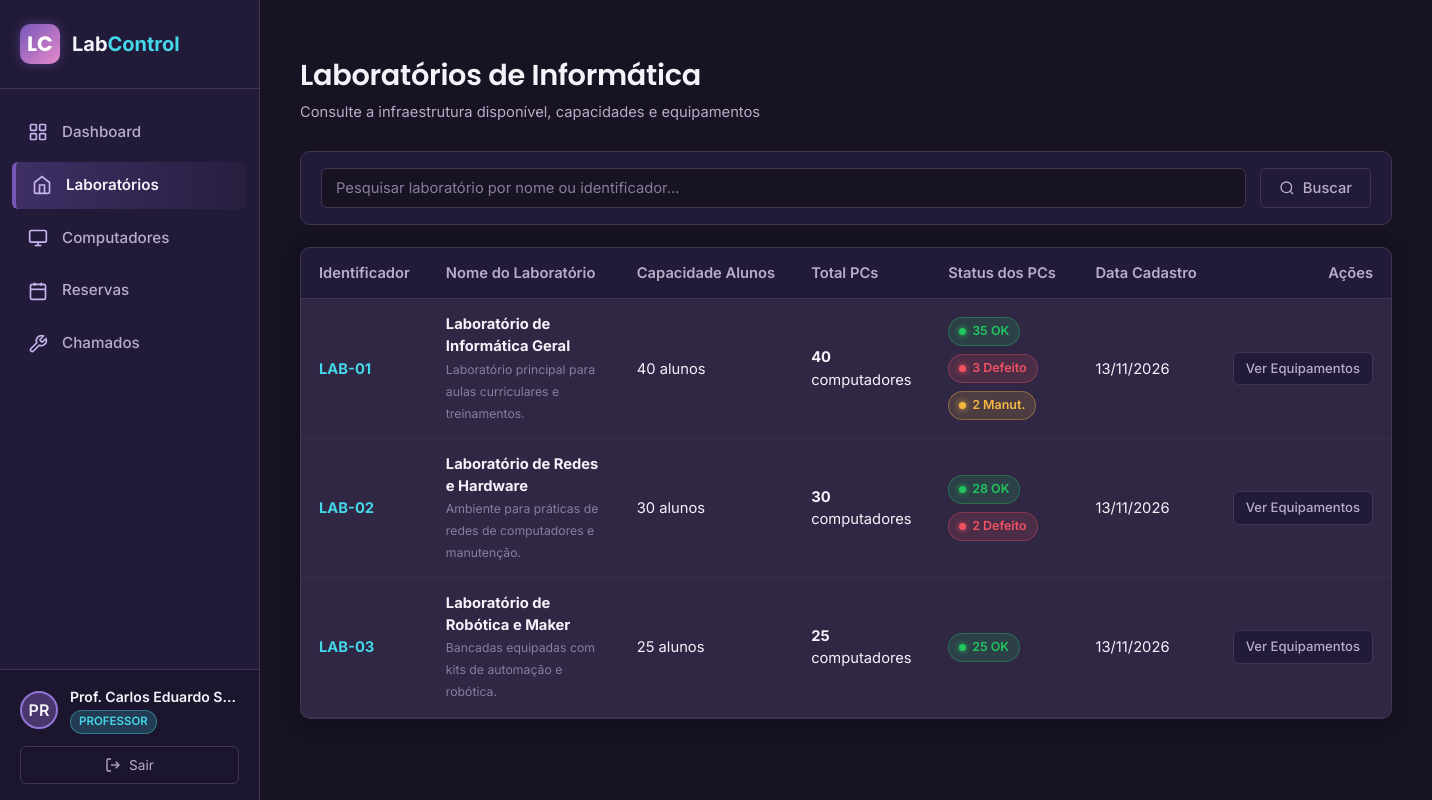
Screenshot of /laboratorios/ (signed in) with the database file from the repository.
### backend/models/usuario.py (models this page shows, shortened)
class Usuario(UserMixin, db.Model):
    __tablename__ = "usuarios"
    id = db.Column(db.Integer, primary_key=True)
    nome = db.Column(db.String(100), nullable=False)
    email = db.Column(db.String(120), unique=True, nullable=False, index=True)
    username = db.Column(db.String(50), unique=True, nullable=False, index=True)
    senha_hash = db.Column(db.String(255), nullable=False)
    perfil = db.Column(db.String(20), nullable=False)  # Administrador, Professor, TI
    ativo = db.Column(db.Boolean, default=True, nullable=False)
    criado_em = db.Column(db.DateTime, default=utc_now, nullable=False)
    reservas = db.relationship("Reserva", back_populates="professor", foreign_keys="Reserva.professor_id")
    chamados_abertos = db.relationship("Chamado", back_populates="usuario", foreign_keys="Chamado.usuario_id")
    chamados_atendidos = db.relationship("Chamado", back_populates="responsavel", foreign_keys="Chamado.responsavel_id")
    @property
    def is_admin(self) -> bool:
        return self.perfil == "Administrador"

### backend/models/laboratorio.py (models this page shows, shortened)
class Laboratorio(db.Model):
    __tablename__ = "laboratorios"
    id = db.Column(db.Integer, primary_key=True)
    identificador = db.Column(db.String(50), unique=True, nullable=False, index=True)
    nome = db.Column(db.String(100), nullable=False)
    capacidade_maxima = db.Column(db.Integer, nullable=False)
    descricao = db.Column(db.Text, nullable=True)
    criado_em = db.Column(db.DateTime, default=utc_now, nullable=False)
    computadores = db.relationship("Computador", back_populates="laboratorio", lazy="dynamic")
    reservas = db.relationship("Reserva", back_populates="laboratorio", lazy="dynamic")
    chamados = db.relationship("Chamado", back_populates="laboratorio", lazy="dynamic")
    @property
    def total_computadores(self) -> int:
        return self.computadores.count()
    @property
    def computadores_funcionando(self) -> int:
        return self.computadores.filter_by(estado="Funcionando").count()
    @property
    def computadores_defeito(self) -> int:
        return self.computadores.filter_by(estado="Com defeito").count()
    @property
    def computadores_manutencao(self) -> int:
        return self.computadores.filter_by(estado="Em manutenção").count()

### backend/routes/laboratorio_routes.py (the view)
@lab_bp.route("/")
@login_required
def index():
    q = request.args.get("q", "").strip()
    query = Laboratorio.query
    if q:
        query = query.filter(
            (Laboratorio.nome.ilike(f"%{q}%")) |
            (Laboratorio.identificador.ilike(f"%{q}%"))
        )
    laboratorios = query.order_by(Laboratorio.identificador.asc()).all()
    return render_template("laboratorios.html", laboratorios=laboratorios, q=q)

### backend/app.py (called while the page is built)
@login_manager.user_loader
def load_user(user_id):
    return db.session.get(Usuario, int(user_id))

### backend/services/auth_service.py (called while the page is built)
def validate_csrf():
    if request.method in ["POST", "PUT", "PATCH", "DELETE"]:
        token = request.form.get("csrf_token") or request.headers.get("X-CSRFToken")
        expected = session.get("_csrf_token")
        if not expected or not token or not secrets.compare_digest(token, expected):
            flash("Requisição inválida ou sessão expirada. Tente novamente.", "danger")
            abort(400)

### frontend/templates/laboratorios.html (shortened to what this page needs)
{% extends "base.html" %}
{% block content %}
<div class="page-header">
    <div class="header-titles">
        <h1>Laboratórios de Informática</h1>
        <p class="header-subtitle">Consulte a infraestrutura disponível, capacidades e equipamentos</p>
    </div>
</div>
<form method="GET" action="{{ url_for('laboratorios.index') }}" class="filter-bar">
    <div style="flex: 1; min-width: 240px;">
        <input
            type="text"
            name="q"
            value="{{ q }}"
            class="form-control"
            placeholder="Pesquisar laboratório por nome ou identificador..."
        >
    </div>
    <button type="submit" class="btn btn-secondary">
        <svg width="16" height="16" viewBox="0 0 24 24" fill="none" stroke="currentColor" stroke-width="2"><circle cx="11" cy="11" r="8"/><line x1="21" y1="21" x2="16.65" y2="16.65"/></svg>
        Buscar
    </button>
</form>
<div class="content-card">
    <div class="table-responsive">
        <table class="table-custom">
            <thead>
                <tr>
                    <th>Identificador</th>
                    <th>Nome do Laboratório</th>
                    <th>Capacidade Alunos</th>
                    <th>Total PCs</th>
                    <th>Status dos PCs</th>
                    <th>Data Cadastro</th>
                    <th style="text-align: right;">Ações</th>
                </tr>
            </thead>
            <tbody>
                {% for lab in laboratorios %}
                <tr>
                    <td>
                        <strong style="color: var(--accent-cyan);">{{ lab.identificador }}</strong>
                    </td>
                    <td>
                        <div><strong>{{ lab.nome }}</strong></div>
                        {% if lab.descricao %}
                        <small style="color: var(--text-muted);">{{ lab.descricao }}</small>
                        {% endif %}
                    </td>
                    <td>{{ lab.capacidade_maxima }} alunos</td>
                    <td><strong>{{ lab.total_computadores }}</strong> computadores</td>
                    <td>
                        <div style="display: flex; gap: 8px; flex-wrap: wrap;">
                            <span class="status-badge badge-funcionando" title="Funcionando">{{ lab.computadores_funcionando }} OK</span>
                            {% if lab.computadores_defeito > 0 %}
                            <span class="status-badge badge-defeito" title="Com defeito">{{ lab.computadores_defeito }} Defeito</span>
                            {% endif %}
                            {% if lab.computadores_manutencao > 0 %}
                            <span class="status-badge badge-manutencao" title="Em manutenção">{{ lab.computadores_manutencao }} Manut.</span>
                            {% endif %}
                        </div>
                    </td>
                    <td>{{ lab.criado_em.strftime('%d/%m/%Y') }}</td>
                    <td style="text-align: right; white-space: nowrap;">
                        <a href="{{ url_for('laboratorios.detalhes', lab_id=lab.id) }}" class="btn btn-secondary btn-sm" title="Consultar computadores">
                            Ver Equipamentos
                        </a>
                    </td>
                </tr>
                {% else %}
                <tr>
                    <td colspan="7" style="text-align: center; color: var(--text-muted); padding: 30px;">
                        Nenhum laboratório encontrado com os critérios de busca.
                    </td>
                </tr>
                {% endfor %}
            </tbody>
        </table>
    </div>
</div>
{% endblock %}

### frontend/templates/base.html (shortened to what this page needs)
<!DOCTYPE html>
<html lang="pt-BR">
<head>
    <link rel="stylesheet" href="{{ url_for('static', filename='css/style.css') }}">
</head>
<body>
    <div class="app-container">
        <aside class="sidebar">
            <div class="sidebar-brand">
                <div class="brand-icon">LC</div>
                <div class="brand-text">Lab<span>Control</span></div>
            </div>
            <nav class="sidebar-nav">
                <a href="{{ url_for('dashboard.index') }}" class="nav-link {% if request.blueprint == 'dashboard' %}active{% endif %}">
                    <svg viewBox="0 0 24 24" fill="none" stroke="currentColor">
                        <rect x="3" y="3" width="7" height="7" rx="1"></rect>
                        <rect x="14" y="3" width="7" height="7" rx="1"></rect>
                        <rect x="14" y="14" width="7" height="7" rx="1"></rect>
                        <rect x="3" y="14" width="7" height="7" rx="1"></rect>
                    </svg>
                    <span class="nav-text">Dashboard</span>
                </a>
                <a href="{{ url_for('laboratorios.index') }}" class="nav-link {% if request.blueprint == 'laboratorios' %}active{% endif %}">
                    <svg viewBox="0 0 24 24" fill="none" stroke="currentColor">
                        <path d="M3 9l9-7 9 7v11a2 2 0 0 1-2 2H5a2 2 0 0 1-2-2z"></path>
                        <polyline points="9 22 9 12 15 12 15 22"></polyline>
                    </svg>
                    <span class="nav-text">Laboratórios</span>
                </a>
                <a href="{{ url_for('computadores.index') }}" class="nav-link {% if request.blueprint == 'computadores' %}active{% endif %}">
                    <svg viewBox="0 0 24 24" fill="none" stroke="currentColor">
                        <rect x="2" y="3" width="20" height="14" rx="2" ry="2"></rect>
                        <line x1="8" y1="21" x2="16" y2="21"></line>
                        <line x1="12" y1="17" x2="12" y2="21"></line>
                    </svg>
                    <span class="nav-text">Computadores</span>
                </a>
                <a href="{{ url_for('reservas.index') }}" class="nav-link {% if request.blueprint == 'reservas' %}active{% endif %}">
                    <svg viewBox="0 0 24 24" fill="none" stroke="currentColor">
                        <rect x="3" y="4" width="18" height="18" rx="2" ry="2"></rect>
                        <line x1="16" y1="2" x2="16" y2="6"></line>
                        <line x1="8" y1="2" x2="8" y2="6"></line>
                        <line x1="3" y1="10" x2="21" y2="10"></line>
                    </svg>
                    <span class="nav-text">Reservas</span>
                </a>
                <a href="{{ url_for('chamados.index') }}" class="nav-link {% if request.blueprint == 'chamados' %}active{% endif %}">
                    <svg viewBox="0 0 24 24" fill="none" stroke="currentColor">
                        <path d="M14.7 6.3a1 1 0 0 0 0 1.4l1.6 1.6a1 1 0 0 0 1.4 0l3.77-3.77a6 6 0 0 1-7.94 7.94l-6.91 6.91a2.12 2.12 0 0 1-3-3l6.91-6.91a6 6 0 0 1 7.94-7.94l-3.76 3.76z"></path>
                    </svg>
                    <span class="nav-text">Chamados</span>
                </a>
            </nav>
            <div class="sidebar-footer">
                {% if current_user.is_authenticated %}
                <div class="user-profile">
                    <div class="user-avatar">{{ current_user.nome[:2].upper() }}</div>
                    <div class="user-info">
                        <div class="user-name" title="{{ current_user.nome }}">{{ current_user.nome }}</div>
                        <span class="user-role-badge role-{{ current_user.perfil }}">{{ current_user.perfil }}</span>
                    </div>
                </div>
                <a href="{{ url_for('auth.logout') }}" class="btn-logout" title="Sair do sistema">
                    <svg width="16" height="16" viewBox="0 0 24 24" fill="none" stroke="currentColor" stroke-width="2">
                        <path d="M9 21H5a2 2 0 0 1-2-2V5a2 2 0 0 1 2-2h4"></path>
                        <polyline points="16 17 21 12 16 7"></polyline>
                        <line x1="21" y1="12" x2="9" y2="12"></line>
                    </svg>
                    <span>Sair</span>
                </a>
                {% endif %}
            </div>
        </aside>
        <main class="main-content">
            {% block content %}{% endblock %}
        </main>
    </div>
</body>
</html>

### rows the page displays
Usuario: nome "PR", nome "Prof. Carlos Eduardo S…", perfil "PROFESSOR"
Laboratorio: identificador "LAB-01", nome "Laboratório de Informática Geral", descricao "Laboratório principal para aulas curriculares e treinamentos.", capacidade_maxima "40", total_computadores "40", computadores_funcionando "35", computadores_defeito "3", computadores_manutencao "2", criado_em "13/11/2026"
Laboratorio: identificador "LAB-02", nome "Laboratório de Redes e Hardware", descricao "Ambiente para práticas de redes de computadores e manutenção.", capacidade_maxima "30", total_computadores "30", computadores_funcionando "28", computadores_defeito "2", criado_em "13/11/2026"
Laboratorio: identificador "LAB-03", nome "Laboratório de Robótica e Maker", descricao "Bancadas equipadas com kits de automação e robótica.", capacidade_maxima "25", total_computadores "25", computadores_funcionando "25", criado_em "13/11/2026"
